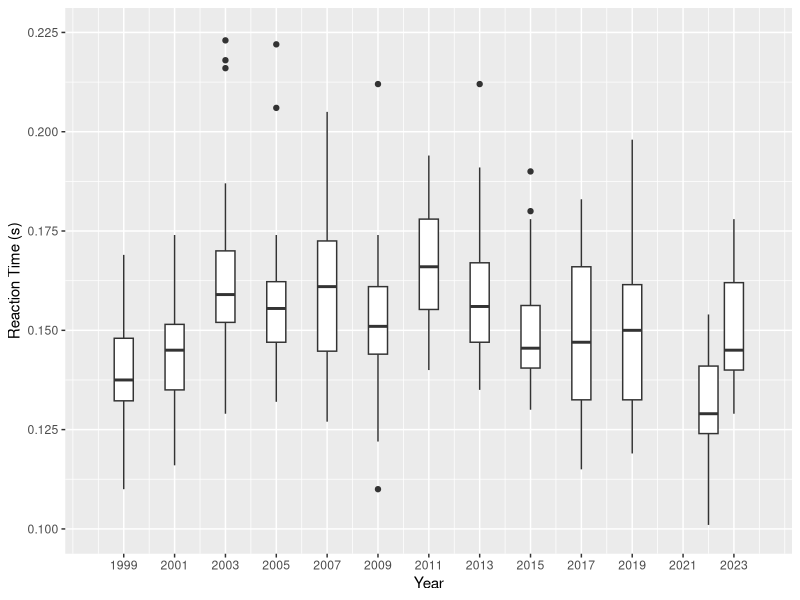
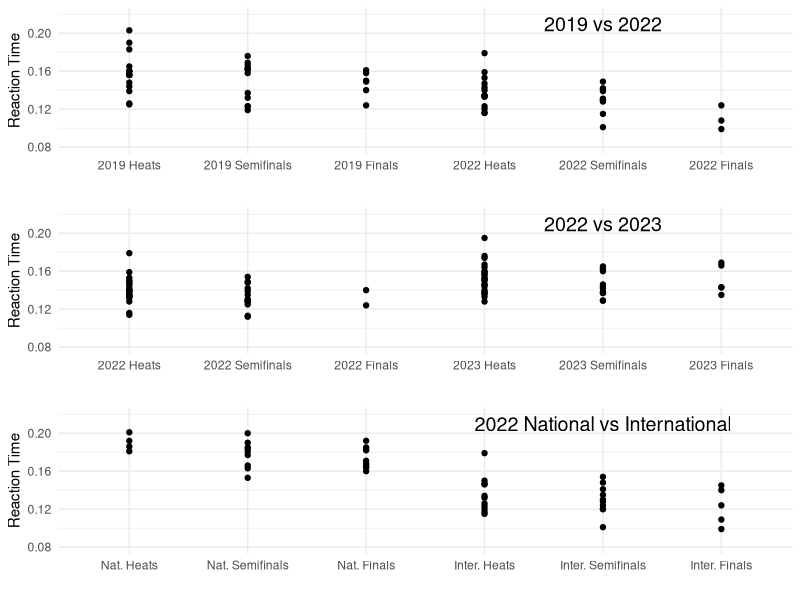
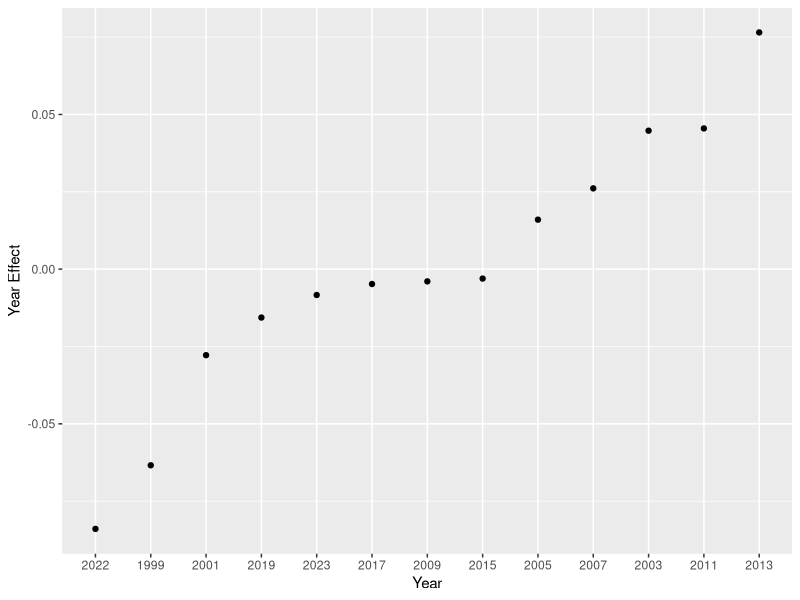
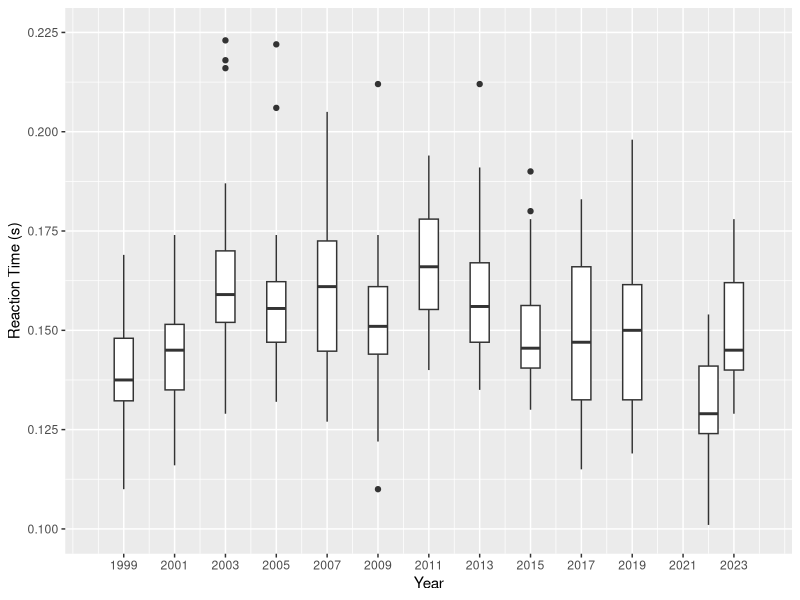

Source code (R) for these figures, in order:
## ---- chunk 1
times <- read.csv("../Data/Thesis2023.csv")
colnames(times) <- c("Year", "Type", "Time", "RxnTime", "Gender", "Batch")
## ---- chunk 2
with2022 <- subset(times, (Type == "F" | Type == "S") & Gender == "M" & Time != 'DQ')
library(ggplot2)
ggplot(with2022, aes(x = Year, y = RxnTime, group = Year)) +
  geom_boxplot() +
  labs(x = "Year", y = "Reaction Time (s)") +
       scale_y_continuous(limits = c(0.1, 0.225),
                            breaks = seq(0.1, 0.225, 0.025)) +
  expand_limits(y = 0.1) + scale_x_continuous(limits = c(1998,2024),
                                              breaks = seq(1999, 2024, 2))
ggsave(filename="Boxplot.pdf", path = "../Manuscript", height = 4, width = 6)
## ---- chunk 3
library(tidyr)
library(ggplot2)
nineteen <- read.csv("../Data/2019vs2022.csv")
#"C:\Users\ofior\Documents\Thesis\Data\2019vs2022.csv"
colnames(nineteen) <- c("Athlete", "Country", "2019 Heats", "2019 Semifinals", "2019 Finals", "2022 Heats", "2022 Semifinals", "2022 Finals")
nineteen <- nineteen[, -c(1,2)]
df_long <- tidyr::pivot_longer(nineteen, cols = everything(), names_to = "Column", values_to = "Time")
df_long$Column <- factor(df_long$Column, levels = c("2019 Heats", "2019 Semifinals", "2019 Finals", "2022 Heats", "2022 Semifinals", "2022 Finals"))
rank1 <- ggplot(df_long, aes(x = Column, y = Time)) +
  geom_point() +
  labs(y = "Reaction Time", x = "") +
  annotate("text", y = 0.21, x = "2022 Semifinals", label = "2019 vs 2022", cex = 5) +
  ylim(0.08, 0.22) +
  theme_minimal()
## ---- chunk 4
library(tidyr)
library(ggplot2)
twentythree <- read.csv("../Data/2022vs2023.csv")
#"C:\Users\ofior\Documents\Thesis\Data\2019vs2022.csv"
colnames(twentythree) <- c("Athlete", "Country", "2022 Heats", "2022 Semifinals", "2022 Finals", "2023 Heats", "2023 Semifinals", "2023 Finals")
twentythree <- twentythree[, -c(1,2)]
df_long <- tidyr::pivot_longer(twentythree, cols = everything(), names_to = "Column", values_to = "Time")
df_long$Column <- factor(df_long$Column, levels = c("2022 Heats", "2022 Semifinals", "2022 Finals", "2023 Heats", "2023 Semifinals", "2023 Finals"))
rank2 <- ggplot(df_long, aes(x = Column, y = Time)) +
  geom_point() +
  labs(y = "Reaction Time", x = "") +
  annotate("text", y = 0.21, x = "2023 Semifinals", label = "2022 vs 2023", cex = 5) +
  ylim(0.08, 0.22) +
  theme_minimal()
## ---- chunk 5
library(tidyr)
library(ggplot2)
national <- read.csv("../Data/NatVSWorld.csv")
#"C:\Users\ofior\Documents\Thesis\Data\2019vs2022.csv"
colnames(national) <- c("Athlete", "Country", "Nat. Heats", "Nat. Semifinals", "Nat. Finals", "Inter. Heats", "Inter. Semifinals", "Inter. Finals", "Data Source")
national <- national[, -c(1,2, 9)]
df_long <- tidyr::pivot_longer(national, cols = everything(), names_to = "Column", values_to = "Time")
df_long$Column <- factor(df_long$Column, levels = c("Nat. Heats", "Nat. Semifinals", "Nat. Finals", "Inter. Heats", "Inter. Semifinals", "Inter. Finals"))
rank3 <- ggplot(df_long, aes(x = Column, y = Time)) +
  geom_point() +
  labs(y = "Reaction Time", x = "") +
  ylim(0.08, 0.22) +
  annotate("text", y = 0.21, x = "Inter. Semifinals", label = "2022 National vs International", cex = 5) +
  theme_minimal()
## ---- chunk 6
library(gridExtra)
rank_scatter <- grid.arrange(rank1, rank2, rank3, ncol = 1)
ggsave(filename = "RankScatterPlots.pdf", path = "../Manuscript", plot=rank_scatter, height = 7.5, width = 7)
## ---- chunk 7
library(lme4)
library(ggplot2)
library(dplyr)
times <- read.csv("../Data/Thesis2023.csv")
colnames(times) <- c("Venue", "Type", "Time", "RxnTime", "Gender", "Heat")
with2022 <- subset(times, (Type == "F" | Type == "S") & 
                       Gender == "M" & Time != 'DQ')
with2022_two_effect_gamma_log <- glmer(RxnTime ~ (1 | Venue) + (1 | Heat), 
                               data = with2022, family = Gamma(link = "log"))
ranef_results <- data.frame(ranef(with2022_two_effect_gamma_log))
venues <- subset(ranef_results, ranef_results["grpvar"] == "Venue")
venues <- venues %>% arrange("Venue")

ggplot(venues, aes(x=grp, y = condval)) + geom_point() + 
  labs(x = "Year", y = "Year Effect")
